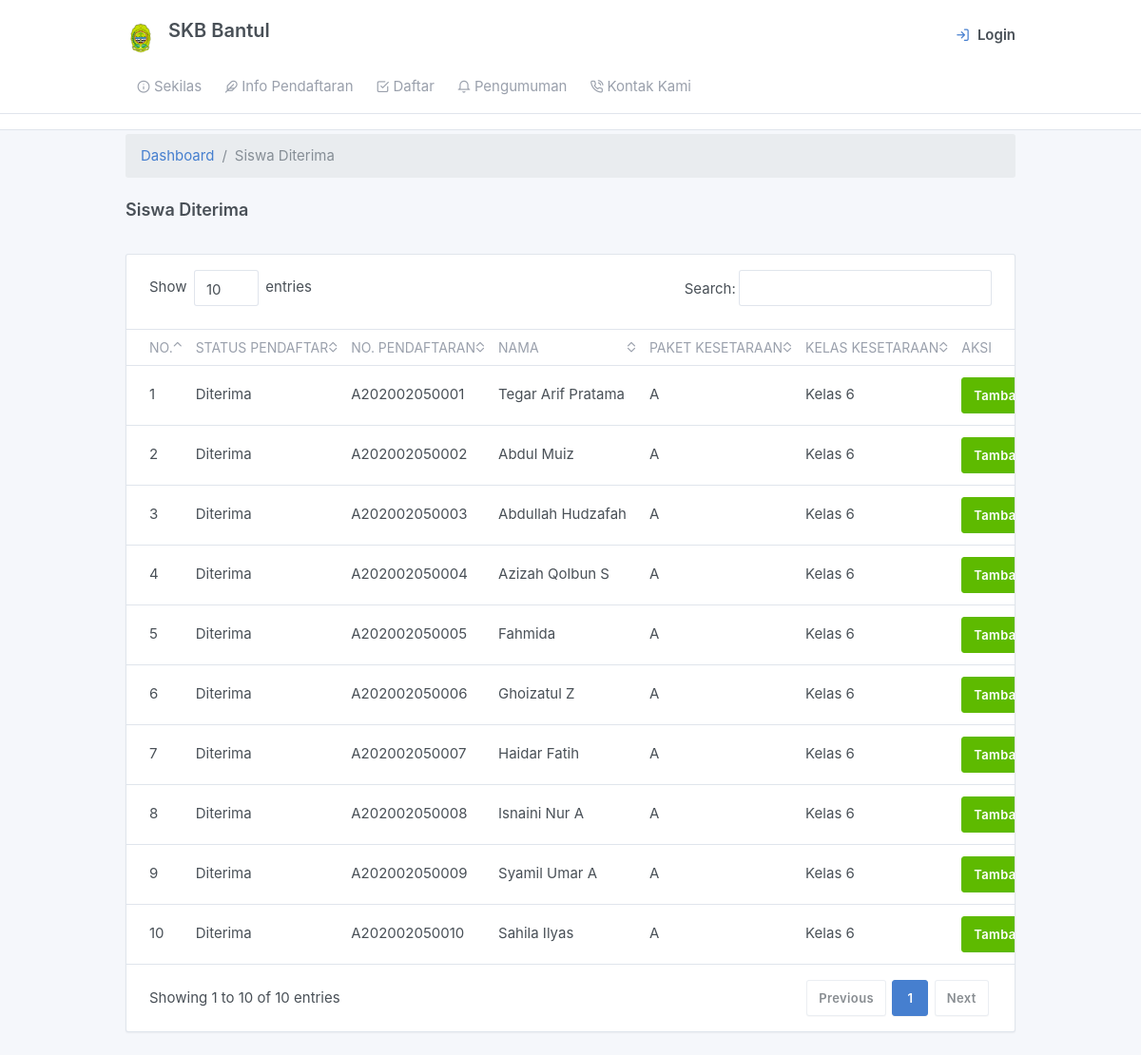
The app's page /admin/siswa_diterima.php with its own data.
### tables this page shows
CREATE TABLE `tb_pendaftar` (
  `no_pendaftar` varchar(50) NOT NULL,
  `paket_kesetaraan` enum('A','B','C','') NOT NULL,
  `kelas_kesetaraan` varchar(15) NOT NULL,
  `nama` varchar(50) NOT NULL,
  `tempat_lhr` varchar(30) NOT NULL,
  `tanggal_lhr` date NOT NULL,
  `agama` varchar(12) NOT NULL,
  `jenkel` enum('Laki-Laki','Perempuan') NOT NULL,
  `alamat_domisili` varchar(100) NOT NULL,
  `no_hp` varchar(15) NOT NULL,
  `tgl_pendaftaran` date NOT NULL,
  `asal_sekolah` varchar(30) NOT NULL,
  `putus_sekolah_kelas` varchar(20) NOT NULL,
  `putus_sekolah_semester` varchar(20) NOT NULL,
  `alamat_sekolah` varchar(100) NOT NULL,
  `bertempat_tinggal` varchar(20) NOT NULL,
  `nama_ayah` varchar(50) NOT NULL,
  `nama_ibu` varchar(50) NOT NULL,
  `pekerjaan_ayah` varchar(20) NOT NULL,
  `pekerjaan_ibu` varchar(20) NOT NULL,
  `alamat_ortu` varchar(100) NOT NULL,
  `no_hp_ortuwali` varchar(14) NOT NULL,
  `status_pendaftar` varchar(15) NOT NULL,
  `foto` varchar(50) NOT NULL,
  `akte` varchar(40) NOT NULL,
  `kk` varchar(40) NOT NULL,
  `ijazah_raport` varchar(40) NOT NULL,
  `sk_pindah_sekolah` varchar(40) NOT NULL
);

### admin/siswa_diterima.php (the view, shortened to what this page needs)
<?php
  include '../config/connection.php';
?>
<div class="my-md-1">
          <div class="container">
      <ol class="breadcrumb">
            <li class="breadcrumb-item">
              <a href="index.php">Dashboard</a>
            </li>
            <li class="breadcrumb-item active">Siswa Diterima</li>
          </ol>
            <div class="page-header">
              <h4>
                Siswa Diterima
              </h4>
            </div>
              <div class="">
                <div class="card">
                  <div class="table-responsive">
                    <table class="table card-table table-vcenter text-nowrap datatable">
                      <thead>
                        <tr>
                          <th class="w-1">No.</th>
                          <th>Status Pendaftar</th>
                          <th>No. Pendaftaran</th>
                          <th>Nama</th>
                          <th>Paket Kesetaraan</th>
                          <th>Kelas Kesetaraan</th>
                          <th>Aksi</th>
                        </tr>
                      </thead>
                      <tbody>
                        <?php
                      $sql=mysqli_query($connect,"SELECT * FROM tb_pendaftar  WHERE status_pendaftar='Diterima'");
                      $no=1;
                      while($h=mysqli_fetch_array($sql)){ ?>
                        <tr>
                          <td><?php echo $no;?></td>
                          <td><?php echo $h['status_pendaftar'];?></td>
                          <td><?php echo $h['no_pendaftar'];?></td>
                          <td><?php echo $h['nama'];?></td>
                          <td><?php echo $h['paket_kesetaraan'];?></td>
                          <td><?php echo $h['kelas_kesetaraan'];?></td>
                          <td>
                          <a href="siswa.php?id=<?php echo $h['no_pendaftar']?>" class="btn btn-success">Tambah ke Siswa</a>
                          </td>
                        </tr>
                        <?php $no++; } ?>
                      </tbody>
                    </table>
                  </div>
                </div>
              </div>
            </div>
          </div>
  </body>
</html>

### records on screen
tb_pendaftar: status_pendaftar "Diterima", no_pendaftar "A202002050001", nama "Tegar Arif Pratama", paket_kesetaraan "A", kelas_kesetaraan "Kelas 6"
tb_pendaftar: status_pendaftar "Diterima", no_pendaftar "A202002050002", nama "Abdul Muiz", paket_kesetaraan "A", kelas_kesetaraan "Kelas 6"
tb_pendaftar: status_pendaftar "Diterima", no_pendaftar "A202002050003", nama "Abdullah Hudzafah", paket_kesetaraan "A", kelas_kesetaraan "Kelas 6"
tb_pendaftar: status_pendaftar "Diterima", no_pendaftar "A202002050004", nama "Azizah Qolbun S", paket_kesetaraan "A", kelas_kesetaraan "Kelas 6"
tb_pendaftar: status_pendaftar "Diterima", no_pendaftar "A202002050005", nama "Fahmida", paket_kesetaraan "A", kelas_kesetaraan "Kelas 6"
tb_pendaftar: status_pendaftar "Diterima", no_pendaftar "A202002050006", nama "Ghoizatul Z", paket_kesetaraan "A", kelas_kesetaraan "Kelas 6"
tb_pendaftar: status_pendaftar "Diterima", no_pendaftar "A202002050007", nama "Haidar Fatih", paket_kesetaraan "A", kelas_kesetaraan "Kelas 6"
tb_pendaftar: status_pendaftar "Diterima", no_pendaftar "A202002050008", nama "Isnaini Nur A", paket_kesetaraan "A", kelas_kesetaraan "Kelas 6"
tb_pendaftar: status_pendaftar "Diterima", no_pendaftar "A202002050009", nama "Syamil Umar A", paket_kesetaraan "A", kelas_kesetaraan "Kelas 6"
tb_pendaftar: status_pendaftar "Diterima", no_pendaftar "A202002050010", nama "Sahila Ilyas", paket_kesetaraan "A", kelas_kesetaraan "Kelas 6"
